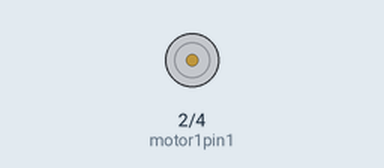
Recording of a sketch running on a simulated Arduino Uno, built with avr-gcc and run on an emulated ATmega328P. Parts: motor-driver pin pairs drawn as motors (green arrow = first pin HIGH = forward, orange = second pin HIGH = backward, longer = more drive, scaled by the enable pin).

Above: at 0.1 s.
At 6.2 s:
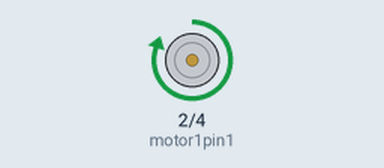
At 28.4 s:
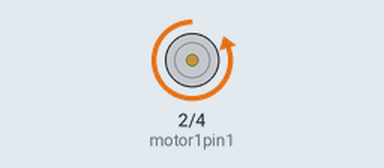
Timing chart, 0 to 29.9 s (numbered marks = the images above):
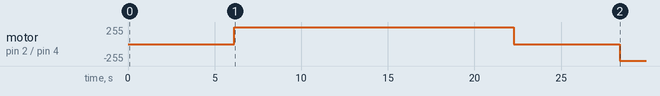

The sketch:

drive.ino
```cpp
//Define start values
//l289N
int motor1pin1 = 2;
int motor1pin2 = 4;
int speedPin = 3; // frequency out Pin

//initSpeed
int initSpeed=30; //lower and the tarins makes some funny noice
//delay
int delayTime=5; // how slow to run up the train

//functions

void startUp(bool direction){
  if (direction==true){
    digitalWrite(motor1pin1, HIGH);
    digitalWrite(motor1pin2, LOW);
  } else {
    digitalWrite(motor1pin1, LOW);
    digitalWrite(motor1pin2, HIGH);

  }
  analogWrite(speedPin,initSpeed);
  for (int i=initSpeed;i<255;i++){
    analogWrite(speedPin,i);
    delay(delayTime);
  }
}

void stopIt(){
    for (int i=255;i>initSpeed;i--){
      analogWrite(speedPin,i);
      delay(delayTime);
    }
    digitalWrite(motor1pin1, LOW);
    digitalWrite(motor1pin2, LOW);
}


void setup() {
  //initil settingings
  pinMode(motor1pin1, OUTPUT);
  pinMode(motor1pin2, OUTPUT);
}

void loop() {
  delay(5000); //wait 10 seconds
  // run it up
  startUp(true);
  delay(15000); //run for 30 seconds
  //stop
  stopIt();
  delay(5000); //hold for !5 seconds
  // run the other way
  startUp(false);
  delay(15000); //run for 30 seconds
  //stop
  stopIt();
  delay(5000); //run for 30 seconds
}
```

Measured:
- by itself, motor on pin 2 (motor1pin1) / pin 4 (motor1pin2): stopped → forward 254/255 at 6.1 s, → stopped 16.1 s later, → backward 254/255 6.1 s later
